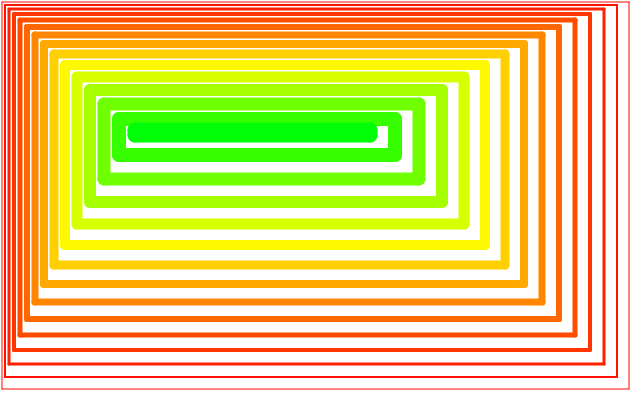
Frame 1 (no input)
Frame 60 (no input): identical to frame 1, image omitted
Frame 120 (the mouse pressed at the canvas centre since frame 60): identical to frame 1, image omitted

The p5.js sketch that drew this single still picture (run headless with seeded random() and noise() and a simulated clock; from frame 60 on, the mouse is pressed at the canvas centre):

// p5.js sketch
// ── sketch.js
let width = 640;
let height = 400;

function canvasResize(w, h) {
    width = w;
    height = h;
    resizeCanvas(width, height);
}

function setup() {
    createCanvas(width, height);
}

function draw() {
    canvasResize(640, 400);
    colorMode(HSB, 360, 100, 100);
    stroke(0);

    let n = 0;
    let x = width;
    let y = height;
    let d = 0;

    do {
        d++;
        strokeWeight(d);
        n += d + 1;
        x -= d + 10;
        y -= d + 10;

        let hueValue = map(n, 0, height, 0, 360);
        stroke(hueValue, 100, 100);

        line(n, n, n, y);
        line(n, y, x, y);
        line(x, y, x, n);
        line(x, n, n, n);
    } while (n < y);
}
